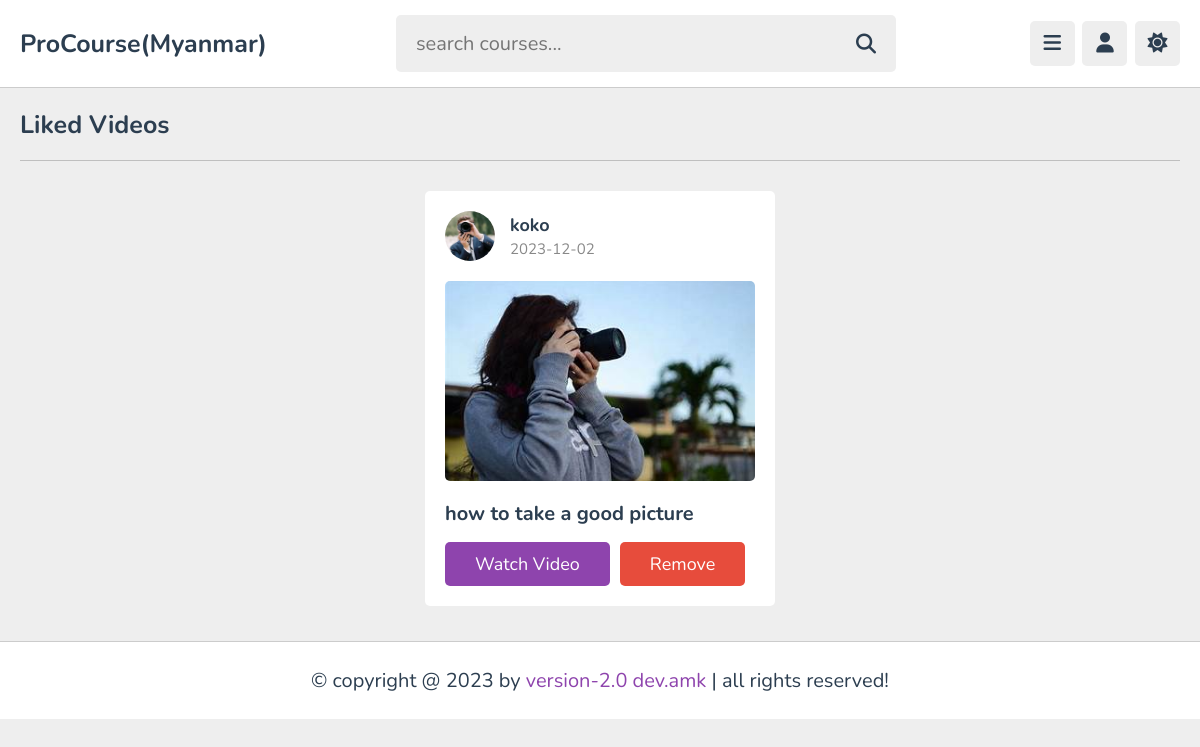
Screenshot of /likes.php (signed in) with the database file from the repository.
### tables this page shows
CREATE TABLE `content` (
  `id` varchar(20) NOT NULL,
  `tutor_id` varchar(20) NOT NULL,
  `playlist_id` varchar(20) NOT NULL,
  `title` varchar(100) NOT NULL,
  `description` varchar(1000) NOT NULL,
  `video` varchar(100) NOT NULL,
  `thumb` varchar(100) NOT NULL,
  `date` date NOT NULL DEFAULT current_timestamp(),
  `status` varchar(20) NOT NULL DEFAULT 'deactive'
);

CREATE TABLE `tutors` (
  `id` varchar(20) NOT NULL,
  `name` varchar(50) NOT NULL,
  `profession` varchar(50) NOT NULL,
  `email` varchar(50) NOT NULL,
  `password` varchar(50) NOT NULL,
  `image` varchar(100) NOT NULL
);

### likes.php (the view, shortened to what this page needs)
<?php
include 'components/connect.php';
if(isset($_COOKIE['user_id'])){
   $user_id = $_COOKIE['user_id'];
}else{
   $user_id = '';
   header('location:home.php');
}
?>
<!DOCTYPE html>
<html lang="en">
<head>
   <link rel="stylesheet" href="https://cdnjs.cloudflare.com/ajax/libs/font-awesome/6.2.0/css/all.min.css">
   <link rel="stylesheet" href="css/style.css">
</head>
<body>
<?php include 'components/user_header.php'; ?>
<section class="liked-videos">
   <h1 class="heading">liked videos</h1>
   <div class="box-container">
   <?php
      $select_likes = $conn->prepare("SELECT * FROM `likes` WHERE user_id = ?");
      $select_likes->execute([$user_id]);
      if($select_likes->rowCount() > 0){
         while($fetch_likes = $select_likes->fetch(PDO::FETCH_ASSOC)){
            $select_contents = $conn->prepare("SELECT * FROM `content` WHERE id = ? ORDER BY date DESC");
            $select_contents->execute([$fetch_likes['content_id']]);
            if($select_contents->rowCount() > 0){
               while($fetch_contents = $select_contents->fetch(PDO::FETCH_ASSOC)){
               $select_tutors = $conn->prepare("SELECT * FROM `tutors` WHERE id = ?");
               $select_tutors->execute([$fetch_contents['tutor_id']]);
               $fetch_tutor = $select_tutors->fetch(PDO::FETCH_ASSOC);
   ?>
   <div class="box">
      <div class="tutor">
         <img src="uploaded_files/<?= $fetch_tutor['image']; ?>" alt="">
         <div>
            <h3><?= $fetch_tutor['name']; ?></h3>
            <span><?= $fetch_contents['date']; ?></span>
         </div>
      </div>
      <img src="uploaded_files/<?= $fetch_contents['thumb']; ?>" alt="" class="thumb">
      <h3 class="title"><?= $fetch_contents['title']; ?></h3>
      <form action="" method="post" class="flex-btn">
         <a href="watch_video.php?get_id=<?= $fetch_contents['id']; ?>" class="inline-btn">watch video</a>
         <input type="submit" value="remove" class="inline-delete-btn" name="remove">
      </form>
   </div>
   <?php
            }
         }else{
            echo '<p class="emtpy">content was not found!</p>';
         }
      }
   }else{
      echo '<p class="empty">nothing added to likes yet!</p>';
   }
   ?>
   </div>
</section>
<?php include 'components/footer.php'; ?>
</body>
</html>

### css/style.css (style rules this page uses)
:root { --main-color:#8e44ad; --red:#e74c3c; --oragen:#f39c12; --white:#fff; --black:#2c3e50; --light-color:#888; --light-bg:#eee; --border:.1rem solid rgba(0,0,0,.2); }
* { font-family: 'Nunito', sans-serif; margin: 0; padding: 0; box-sizing: border-box; outline: none; border: none; text-decoration: none; }
html { font-size: 62.5%; overflow-x: hidden; }
body { background-color: var(--light-bg); padding-left: 30rem; }
section { padding:2rem; max-width: 1200px; margin: 0 auto; }
.btn, .option-btn, .delete-btn, .inline-btn, .inline-option-btn, .inline-delete-btn { border-radius: .5rem; padding: 1rem 3rem; font-size: 1.8rem; color: #fff; margin-top: 1rem; text-transform: capitalize; cursor: pointer; text-align: center; }
.inline-btn, .inline-option-btn, .inline-delete-btn { display: inline-block; }
.btn, .inline-btn { background-color: var(--main-color); }
.delete-btn, .inline-delete-btn { background-color: var(--red); }
.flex-btn { display:flex; gap: 1rem; }
.heading { padding-bottom: 1.8rem; border-bottom: var(--border); font-size: 2.5rem; color: var(--black); text-transform: capitalize; margin-bottom: 3rem; }
.liked-videos .box-container { display: grid; grid-template-columns: repeat(auto-fit, 35rem); gap: 1.5rem; align-items: flex-start; justify-content: center; text-overflow: hidden; }
.liked-videos .box-container .box { background-color: var(--white); border-radius: .5rem; padding: 2rem; overflow-x: hidden; }
.liked-videos .box-container .box .tutor { margin-bottom:2rem; display: flex; align-items: center; gap: 1.5rem; }
.liked-videos .box-container .box .tutor img { height: 5rem; width: 5rem; border-radius: 50%; object-fit: cover; }
.liked-videos .box-container .box .tutor h3 { font-size: 1.8rem; color: var(--black); margin-bottom: .2rem; }
.liked-videos .box-container .box .tutor span { font-size: 1.5rem; color: var(--light-color); }
.liked-videos .box-container .box .thumb { width: 100%; height: 20rem; object-fit: cover; border-radius: .5rem; margin-bottom: 1rem; }
.liked-videos .box-container .box .title { font-size: 2rem; color: var(--black); padding: .5rem 0; text-overflow: ellipsis; overflow-x: hidden; }
@media (max-width:1200px) { body { padding-left: 0; } }

### rows the page displays
content: tutor.image (picture), tutor.name "koko", date "2023-12-02", thumb (picture), title "how to take a good picture"
